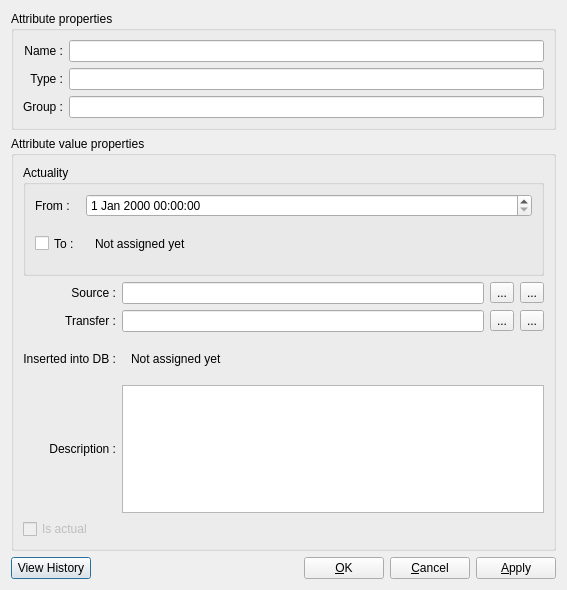
<?xml version="1.0" encoding="UTF-8"?>
<ui version="4.0">
 <class>kksattr_value_props_form</class>
 <widget class="QDialog" name="kksattr_value_props_form">
  <property name="geometry">
   <rect>
    <x>0</x>
    <y>0</y>
    <width>567</width>
    <height>590</height>
   </rect>
  </property>
  <property name="windowTitle">
   <string>Attribute properties</string>
  </property>
  <layout class="QGridLayout" name="gridLayout_5">
   <item row="0" column="0">
    <widget class="QGroupBox" name="gbAttribute">
     <property name="sizePolicy">
      <sizepolicy hsizetype="Preferred" vsizetype="Preferred">
       <horstretch>0</horstretch>
       <verstretch>0</verstretch>
      </sizepolicy>
     </property>
     <property name="title">
      <string>Attribute properties</string>
     </property>
     <layout class="QGridLayout" name="gridLayout">
      <item row="0" column="0">
       <widget class="QLabel" name="lAVName">
        <property name="text">
         <string>Name :</string>
        </property>
        <property name="alignment">
         <set>Qt::AlignRight|Qt::AlignTrailing|Qt::AlignVCenter</set>
        </property>
       </widget>
      </item>
      <item row="0" column="1">
       <widget class="QLineEdit" name="lEName">
        <property name="readOnly">
         <bool>true</bool>
        </property>
       </widget>
      </item>
      <item row="1" column="0">
       <widget class="QLabel" name="lAVType">
        <property name="text">
         <string>Type :</string>
        </property>
        <property name="alignment">
         <set>Qt::AlignRight|Qt::AlignTrailing|Qt::AlignVCenter</set>
        </property>
       </widget>
      </item>
      <item row="1" column="1">
       <widget class="QLineEdit" name="lEType">
        <property name="readOnly">
         <bool>true</bool>
        </property>
       </widget>
      </item>
      <item row="2" column="0">
       <widget class="QLabel" name="lAVGroup">
        <property name="text">
         <string>Group :</string>
        </property>
        <property name="alignment">
         <set>Qt::AlignRight|Qt::AlignTrailing|Qt::AlignVCenter</set>
        </property>
       </widget>
      </item>
      <item row="2" column="1">
       <widget class="QLineEdit" name="lEGroup">
        <property name="readOnly">
         <bool>true</bool>
        </property>
       </widget>
      </item>
     </layout>
    </widget>
   </item>
   <item row="1" column="0">
    <widget class="QGroupBox" name="gbAttrValue">
     <property name="title">
      <string>Attribute value properties</string>
     </property>
     <layout class="QGridLayout" name="gridLayout_6">
      <item row="0" column="0" colspan="2">
       <widget class="QGroupBox" name="gbActuality">
        <property name="sizePolicy">
         <sizepolicy hsizetype="Minimum" vsizetype="Preferred">
          <horstretch>0</horstretch>
          <verstretch>0</verstretch>
         </sizepolicy>
        </property>
        <property name="title">
         <string>Actuality</string>
        </property>
        <property name="alignment">
         <set>Qt::AlignLeading|Qt::AlignLeft|Qt::AlignTop</set>
        </property>
        <property name="flat">
         <bool>false</bool>
        </property>
        <layout class="QGridLayout" name="gridLayout_4">
         <item row="0" column="0">
          <widget class="QLabel" name="lFrom">
           <property name="sizePolicy">
            <sizepolicy hsizetype="Minimum" vsizetype="Preferred">
             <horstretch>0</horstretch>
             <verstretch>0</verstretch>
            </sizepolicy>
           </property>
           <property name="text">
            <string>From :</string>
           </property>
           <property name="alignment">
            <set>Qt::AlignLeading|Qt::AlignLeft|Qt::AlignVCenter</set>
           </property>
          </widget>
         </item>
         <item row="0" column="1">
          <widget class="QDateTimeEdit" name="dTEFrom">
           <property name="sizePolicy">
            <sizepolicy hsizetype="MinimumExpanding" vsizetype="Fixed">
             <horstretch>1</horstretch>
             <verstretch>0</verstretch>
            </sizepolicy>
           </property>
          </widget>
         </item>
         <item row="1" column="0">
          <widget class="QCheckBox" name="chTo">
           <property name="sizePolicy">
            <sizepolicy hsizetype="Minimum" vsizetype="Preferred">
             <horstretch>0</horstretch>
             <verstretch>0</verstretch>
            </sizepolicy>
           </property>
           <property name="layoutDirection">
            <enum>Qt::LeftToRight</enum>
           </property>
           <property name="text">
            <string>To :</string>
           </property>
          </widget>
         </item>
         <item row="1" column="1">
          <widget class="QStackedWidget" name="swDTTo">
           <property name="sizePolicy">
            <sizepolicy hsizetype="Preferred" vsizetype="Fixed">
             <horstretch>0</horstretch>
             <verstretch>0</verstretch>
            </sizepolicy>
           </property>
           <property name="currentIndex">
            <number>1</number>
           </property>
           <widget class="QWidget" name="page_3">
            <layout class="QVBoxLayout" name="verticalLayout_2">
             <property name="leftMargin">
              <number>0</number>
             </property>
             <item>
              <widget class="QDateTimeEdit" name="dTETo">
               <property name="sizePolicy">
                <sizepolicy hsizetype="MinimumExpanding" vsizetype="Fixed">
                 <horstretch>1</horstretch>
                 <verstretch>0</verstretch>
                </sizepolicy>
               </property>
              </widget>
             </item>
            </layout>
           </widget>
           <widget class="QWidget" name="page_4">
            <layout class="QVBoxLayout" name="verticalLayout">
             <item>
              <widget class="QLabel" name="ldteToNotAssigned">
               <property name="text">
                <string>Not assigned yet</string>
               </property>
              </widget>
             </item>
            </layout>
           </widget>
          </widget>
         </item>
        </layout>
       </widget>
      </item>
      <item row="1" column="0">
       <widget class="QLabel" name="lObjSource">
        <property name="text">
         <string>Source :</string>
        </property>
        <property name="alignment">
         <set>Qt::AlignRight|Qt::AlignTrailing|Qt::AlignVCenter</set>
        </property>
       </widget>
      </item>
      <item row="1" column="1">
       <layout class="QHBoxLayout" name="horizontalLayout_2">
        <item>
         <widget class="QLineEdit" name="lESource">
          <property name="readOnly">
           <bool>true</bool>
          </property>
         </widget>
        </item>
        <item>
         <widget class="QToolButton" name="tbSourceView">
          <property name="toolTip">
           <string>View properties...</string>
          </property>
          <property name="text">
           <string>...</string>
          </property>
         </widget>
        </item>
        <item>
         <widget class="QToolButton" name="tbSource">
          <property name="toolTip">
           <string>Set new source...</string>
          </property>
          <property name="text">
           <string>...</string>
          </property>
         </widget>
        </item>
       </layout>
      </item>
      <item row="2" column="0">
       <widget class="QLabel" name="lTransfer">
        <property name="text">
         <string>Transfer :</string>
        </property>
        <property name="alignment">
         <set>Qt::AlignRight|Qt::AlignTrailing|Qt::AlignVCenter</set>
        </property>
       </widget>
      </item>
      <item row="2" column="1">
       <layout class="QHBoxLayout" name="horizontalLayout">
        <item>
         <widget class="QLineEdit" name="lETransfer"/>
        </item>
        <item>
         <widget class="QToolButton" name="tbTransferView">
          <property name="toolTip">
           <string>View properties...</string>
          </property>
          <property name="text">
           <string>...</string>
          </property>
         </widget>
        </item>
        <item>
         <widget class="QToolButton" name="tbTransfer">
          <property name="toolTip">
           <string>Set new transfer...</string>
          </property>
          <property name="text">
           <string>...</string>
          </property>
         </widget>
        </item>
       </layout>
      </item>
      <item row="3" column="0">
       <widget class="QLabel" name="lInsertDb">
        <property name="sizePolicy">
         <sizepolicy hsizetype="Preferred" vsizetype="Preferred">
          <horstretch>0</horstretch>
          <verstretch>0</verstretch>
         </sizepolicy>
        </property>
        <property name="text">
         <string>Inserted into DB :</string>
        </property>
        <property name="alignment">
         <set>Qt::AlignRight|Qt::AlignTrailing|Qt::AlignVCenter</set>
        </property>
       </widget>
      </item>
      <item row="3" column="1">
       <widget class="QStackedWidget" name="swDTInsert">
        <property name="sizePolicy">
         <sizepolicy hsizetype="Preferred" vsizetype="Fixed">
          <horstretch>0</horstretch>
          <verstretch>0</verstretch>
         </sizepolicy>
        </property>
        <property name="currentIndex">
         <number>1</number>
        </property>
        <widget class="QWidget" name="page">
         <layout class="QGridLayout" name="gridLayout_3">
          <property name="leftMargin">
           <number>0</number>
          </property>
          <item row="0" column="0">
           <widget class="QDateTimeEdit" name="dTEInserted">
            <property name="readOnly">
             <bool>true</bool>
            </property>
           </widget>
          </item>
         </layout>
        </widget>
        <widget class="QWidget" name="page_2">
         <layout class="QGridLayout" name="gridLayout_2">
          <item row="0" column="0">
           <widget class="QLabel" name="ldteInsertNotAssigned">
            <property name="text">
             <string>Not assigned yet</string>
            </property>
           </widget>
          </item>
         </layout>
        </widget>
       </widget>
      </item>
      <item row="4" column="0">
       <widget class="QLabel" name="lDescription">
        <property name="text">
         <string>Description :</string>
        </property>
        <property name="alignment">
         <set>Qt::AlignRight|Qt::AlignTrailing|Qt::AlignVCenter</set>
        </property>
       </widget>
      </item>
      <item row="4" column="1">
       <widget class="QTextEdit" name="tEDescription"/>
      </item>
      <item row="5" column="0" colspan="2">
       <widget class="QCheckBox" name="cbActual">
        <property name="enabled">
         <bool>false</bool>
        </property>
        <property name="text">
         <string>Is actual</string>
        </property>
       </widget>
      </item>
     </layout>
    </widget>
   </item>
   <item row="2" column="0">
    <layout class="QHBoxLayout" name="horizontalLayout_8">
     <item>
      <widget class="QPushButton" name="pbViewHistory">
       <property name="text">
        <string>View History</string>
       </property>
      </widget>
     </item>
     <item>
      <spacer name="buttonsSpacer">
       <property name="orientation">
        <enum>Qt::Horizontal</enum>
       </property>
       <property name="sizeHint" stdset="0">
        <size>
         <width>98</width>
         <height>20</height>
        </size>
       </property>
      </spacer>
     </item>
     <item>
      <widget class="QPushButton" name="pbOk">
       <property name="text">
        <string>&amp;OK</string>
       </property>
      </widget>
     </item>
     <item>
      <widget class="QPushButton" name="pbCancel">
       <property name="text">
        <string>&amp;Cancel</string>
       </property>
      </widget>
     </item>
     <item>
      <widget class="QPushButton" name="pbApply">
       <property name="text">
        <string>&amp;Apply</string>
       </property>
      </widget>
     </item>
    </layout>
   </item>
  </layout>
 </widget>
 <resources/>
 <connections/>
</ui>
